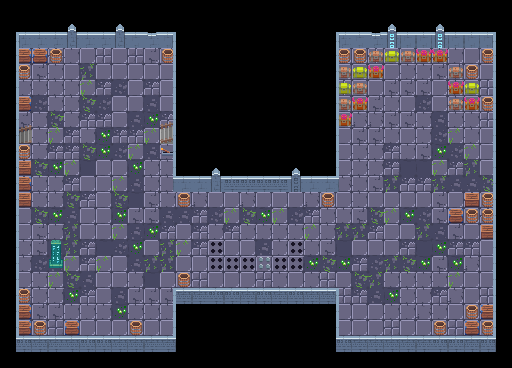

A level layout from a 2D game, rendered from its tile map. Below: a short description, then the map file with its tile-grid data intact:
An orthogonal 32x23 tile map with 16x16 px tiles, 3 tile layers (Floor, Objects, Wall).

<map version="1.10" tiledversion="1.10.1" orientation="orthogonal" renderorder="right-down" width="32" height="23" tilewidth="16" tileheight="16" infinite="0" nextlayerid="7" nextobjectid="8">
 <editorsettings>
  <export target="test..tmj" format="json" />
 </editorsettings>
 <tileset firstgid="1" name="Dungeon101_Tileset" tilewidth="16" tileheight="16" tilecount="128" columns="16">
  <image source="Dungeon101_Tileset.png" width="256" height="128" />
  <tile id="0">
   <animation>
    <frame tileid="14" duration="1000" />
    <frame tileid="15" duration="1000" />
   </animation>
  </tile>
 </tileset>
 <layer id="1" name="Floor" width="32" height="23">
  <data encoding="csv">
0,0,0,0,0,0,0,0,0,0,0,0,0,0,0,0,0,0,0,0,0,0,0,0,0,0,0,0,0,0,0,0,
0,0,0,0,0,0,0,0,0,0,0,0,0,0,0,0,0,0,0,0,0,0,0,0,0,0,0,0,0,0,0,0,
0,0,0,0,0,0,0,0,0,0,0,0,0,0,0,0,0,0,0,0,0,0,0,0,0,0,0,0,0,0,0,0,
0,12,10,14,10,12,14,12,14,9,9,0,0,0,0,0,0,0,0,0,0,12,12,14,12,12,12,10,10,12,12,0,
0,12,9,10,12,30,12,12,12,12,12,0,0,0,0,0,0,0,0,0,0,12,12,12,12,10,10,9,9,12,12,0,
0,10,10,10,10,32,13,28,12,13,12,0,0,0,0,0,0,0,0,0,0,14,12,12,9,9,9,12,10,12,14,0,
0,12,28,10,10,29,28,12,12,27,12,0,0,0,0,0,0,0,0,0,0,12,12,9,10,12,28,12,10,12,12,0,
0,9,10,29,10,13,13,12,27,31,13,0,0,0,0,0,0,0,0,0,0,12,11,11,9,9,10,27,10,10,14,0,
0,14,10,32,13,10,31,13,13,32,12,0,0,0,0,0,0,0,0,0,0,12,9,9,10,12,10,28,32,10,12,0,
0,12,10,13,13,29,31,28,32,27,10,0,0,0,0,0,0,0,0,0,0,12,10,10,13,10,9,31,28,32,12,0,
0,14,29,31,32,26,12,12,31,10,10,0,0,0,0,0,0,0,0,0,0,12,10,10,13,26,26,32,13,30,12,0,
0,14,10,10,13,12,12,32,27,10,10,0,0,0,0,0,0,0,0,0,0,11,10,9,30,13,13,30,27,27,29,0,
0,12,10,10,29,13,12,29,26,9,10,12,11,12,12,11,12,12,12,11,12,12,10,12,12,12,12,9,12,14,12,0,
0,12,29,31,27,12,12,31,9,9,27,27,13,28,32,29,31,32,28,13,10,10,9,29,32,31,28,9,12,12,14,0,
0,12,9,10,30,12,12,32,27,31,13,12,13,10,13,10,10,10,10,32,10,30,30,13,12,12,30,27,9,12,12,0,
0,10,9,27,30,13,26,28,31,12,30,32,13,15,12,12,27,10,15,10,9,26,12,12,12,13,26,31,13,13,12,0,
0,10,28,27,32,13,32,12,27,30,30,12,12,15,15,15,16,15,15,31,29,31,13,28,30,29,31,9,31,11,12,0,
0,12,10,32,29,27,12,12,10,26,12,12,14,12,12,12,14,10,12,10,14,12,29,30,10,10,10,10,32,12,12,0,
0,14,10,10,31,13,12,27,9,9,9,26,26,26,26,26,26,26,26,26,26,14,13,27,31,10,10,13,11,12,14,0,
0,12,9,9,10,10,10,31,10,10,10,0,0,0,0,0,0,0,0,0,0,12,12,12,10,10,11,10,12,12,14,0,
0,12,12,14,12,12,12,12,12,12,12,0,0,0,0,0,0,0,0,0,0,12,12,12,14,12,12,12,14,12,12,0,
0,26,26,26,26,26,26,26,26,26,26,0,0,0,0,0,0,0,0,0,0,26,26,26,26,26,26,26,26,26,26,0,
0,0,0,0,0,0,0,0,0,0,0,0,0,0,0,0,0,0,0,0,0,0,0,0,0,0,0,0,0,0,0,0
</data>
 </layer>
 <layer id="3" name="Objects" width="32" height="23">
  <data encoding="csv">
0,0,0,0,0,0,0,0,0,0,0,0,0,0,0,0,0,0,0,0,0,0,0,0,0,0,0,0,0,0,0,0,
0,0,0,0,0,0,0,0,0,0,0,0,0,0,0,0,0,0,0,0,0,0,0,0,0,0,0,0,0,0,0,0,
0,0,0,0,0,0,0,0,0,0,0,0,0,0,0,0,0,0,0,0,0,0,0,0,0,0,0,0,0,0,0,0,
0,101,101,102,0,0,0,0,0,0,102,0,0,0,0,0,0,0,0,0,0,102,102,118,119,118,103,103,0,0,102,0,
0,102,0,0,0,0,0,0,0,0,0,0,0,0,0,0,0,0,0,0,0,118,119,103,0,0,0,0,118,102,0,0,
0,0,0,0,0,0,0,0,0,0,0,0,0,0,0,0,0,0,0,0,0,119,118,0,0,0,0,0,103,119,0,0,
0,101,0,0,0,0,0,0,0,0,0,0,0,0,0,0,0,0,0,0,0,118,103,0,0,0,0,0,118,103,102,0,
0,41,0,0,0,0,0,0,0,0,40,0,0,0,0,0,0,0,0,0,0,103,0,0,0,0,0,0,0,0,0,0,
0,57,0,0,0,0,0,0,0,0,56,0,0,0,0,0,0,0,0,0,0,0,0,0,0,0,0,0,0,0,0,0,
0,102,0,0,0,0,0,0,0,0,106,0,0,0,0,0,0,0,0,0,0,0,0,0,0,0,0,0,0,0,0,0,
0,117,0,0,0,0,0,0,0,0,0,0,0,0,0,0,0,0,0,0,0,0,0,0,0,0,0,0,0,0,0,0,
0,101,0,0,0,0,0,0,0,0,0,0,0,0,0,0,0,0,0,0,0,0,0,0,0,0,0,0,0,0,0,0,
0,117,0,0,0,0,0,0,0,0,0,102,0,0,0,0,0,0,0,0,102,0,0,0,0,0,0,0,0,117,102,0,
0,0,0,0,0,0,0,0,0,0,0,0,0,0,0,0,0,0,0,0,0,0,0,0,0,0,0,0,101,102,102,0,
0,0,0,0,0,0,0,0,0,0,0,0,0,0,0,0,0,0,0,0,0,0,0,0,0,0,0,0,0,0,117,0,
0,0,0,97,0,0,0,0,0,0,0,0,0,0,0,0,0,0,0,0,0,0,0,0,0,0,0,0,0,0,0,0,
0,0,0,113,0,0,0,0,0,0,0,0,0,0,0,0,0,0,0,0,0,0,0,0,0,0,0,0,0,0,0,0,
0,0,0,0,0,0,0,0,0,0,0,102,0,0,0,0,0,0,0,0,0,0,0,0,0,0,0,0,0,0,0,0,
0,102,0,0,0,0,0,0,0,0,0,0,0,0,0,0,0,0,0,0,0,0,0,0,0,0,0,0,0,0,0,0,
0,101,0,0,0,0,0,0,0,0,0,0,0,0,0,0,0,0,0,0,0,0,0,0,0,0,0,0,0,102,101,0,
0,101,102,0,101,0,0,0,102,0,0,0,0,0,0,0,0,0,0,0,0,0,0,0,0,0,0,102,0,101,102,0,
0,0,0,0,0,0,0,0,0,0,0,0,0,0,0,0,0,0,0,0,0,0,0,0,0,0,0,0,0,0,0,0,
0,0,0,0,0,0,0,0,0,0,0,0,0,0,0,0,0,0,0,0,0,0,0,0,0,0,0,0,0,0,0,0
</data>
 </layer>
 <layer id="2" name="Wall" width="32" height="23">
  <data encoding="csv">
0,0,0,0,0,0,0,0,0,0,0,0,0,0,0,0,0,0,0,0,0,0,0,0,0,0,0,0,0,0,0,0,
0,0,0,0,61,0,0,61,0,0,0,0,0,0,0,0,0,0,0,0,0,0,0,0,61,0,0,61,0,0,0,0,
0,23,4,4,77,4,4,77,5,6,22,0,0,0,0,0,0,0,0,0,0,23,5,6,79,7,7,79,7,7,22,0,
0,20,0,0,0,0,0,0,0,0,17,0,0,0,0,0,0,0,0,0,0,20,0,0,0,0,0,0,0,0,17,0,
0,20,0,0,0,0,0,0,0,0,17,0,0,0,0,0,0,0,0,0,0,20,0,0,0,0,0,0,0,0,17,0,
0,20,0,0,0,0,0,0,0,0,17,0,0,0,0,0,0,0,0,0,0,20,0,0,0,0,0,0,0,0,17,0,
0,20,0,0,0,0,0,0,0,0,17,0,0,0,0,0,0,0,0,0,0,20,0,0,0,0,0,0,0,0,17,0,
0,20,0,0,0,0,0,0,0,0,17,0,0,0,0,0,0,0,0,0,0,20,0,0,0,0,0,0,0,0,17,0,
0,20,0,0,0,0,0,0,0,0,17,0,0,0,0,0,0,0,0,0,0,20,0,0,0,0,0,0,0,0,17,0,
0,20,0,0,0,0,0,0,0,0,17,0,0,0,0,0,0,0,0,0,0,20,0,0,0,0,0,0,0,0,17,0,
0,20,0,0,0,0,0,0,0,0,17,0,0,61,0,0,0,0,62,0,0,20,0,0,0,0,0,0,0,0,17,0,
0,20,0,0,0,0,0,0,0,0,21,4,4,77,3,3,3,3,78,4,4,24,0,0,0,0,0,0,0,0,17,0,
0,20,0,0,0,0,0,0,0,0,0,0,0,0,0,0,0,0,0,0,0,0,0,0,0,0,0,0,0,0,17,0,
0,20,0,0,0,0,0,0,0,0,0,0,0,0,0,0,0,0,0,0,0,0,0,0,0,0,0,0,0,0,17,0,
0,20,0,0,0,0,0,0,0,0,0,0,0,0,0,0,0,0,0,0,0,0,0,0,0,0,0,0,0,0,17,0,
0,20,0,0,0,0,0,0,0,0,0,0,0,0,0,0,0,0,0,0,0,0,0,0,0,0,0,0,0,0,17,0,
0,20,0,0,0,0,0,0,0,0,0,0,0,0,0,0,0,0,0,0,0,0,0,0,0,0,0,0,0,0,17,0,
0,20,0,0,0,0,0,0,0,0,0,0,0,0,0,0,0,0,0,0,0,0,0,0,0,0,0,0,0,0,17,0,
0,20,0,0,0,0,0,0,0,0,17,33,34,35,36,37,38,33,35,33,33,20,0,0,0,0,0,0,0,0,17,0,
0,20,0,0,0,0,0,0,0,0,17,0,0,0,0,0,0,0,0,0,0,20,0,0,0,0,0,0,0,0,17,0,
0,20,0,0,0,0,0,0,0,0,17,0,0,0,0,0,0,0,0,0,0,20,0,0,0,0,0,0,0,0,17,0,
0,35,33,34,33,35,35,33,33,34,33,0,0,0,0,0,0,0,0,0,0,35,33,33,33,33,34,35,36,37,38,0,
0,0,0,0,0,0,0,0,0,0,0,0,0,0,0,0,0,0,0,0,0,0,0,0,0,0,0,0,0,0,0,0
</data>
 </layer>
 <objectgroup id="6" name="Setting" />
</map>
